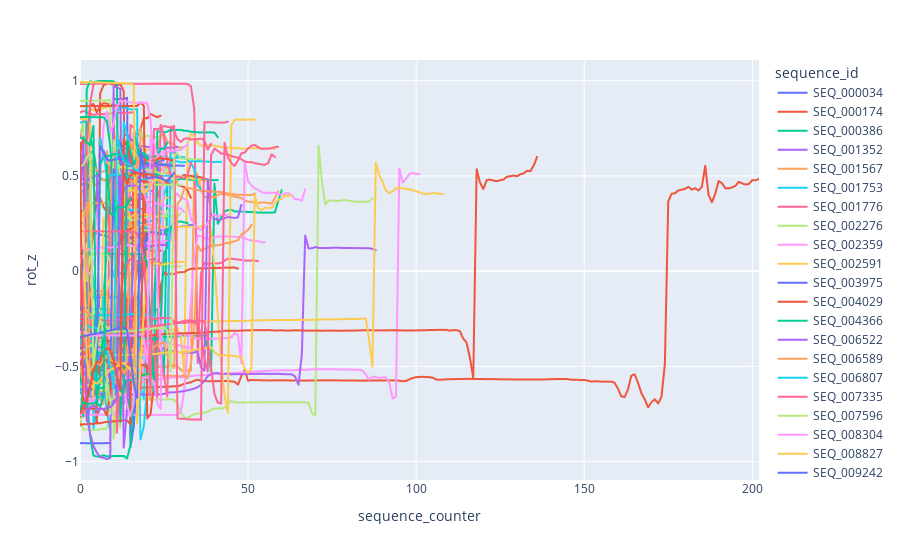

Notebook cell for this chart:
### Code cell
fig = px.line(df_1_gest,y = 'rot_z', x='sequence_counter',color='sequence_id')
fig.show()
